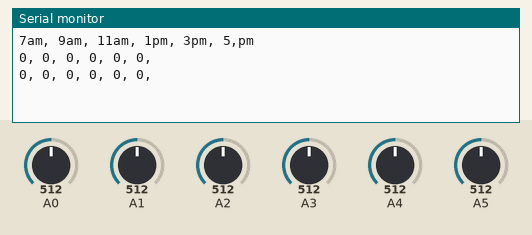
Simulated run of this sketch. Board: Arduino Uno, built with avr-gcc and run on an emulated ATmega328P. Shown: the last lines printed to the serial monitor. The test bench sets the inputs (shaded band); at power-on: A0 = 512, A1 = 512, A2 = 512, A3 = 512, A4 = 512, A5 = 512.

Above: at 1.8 s.
1.9 s: A0 set to 260
At 2.8 s:
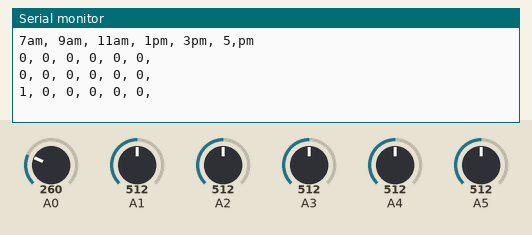
3.4 s: A1 set to 260
At 4.7 s:
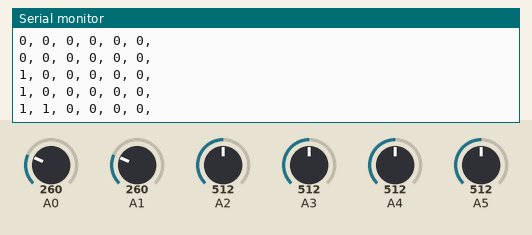
4.9 s: A2 set to 260
At 5.5 s:
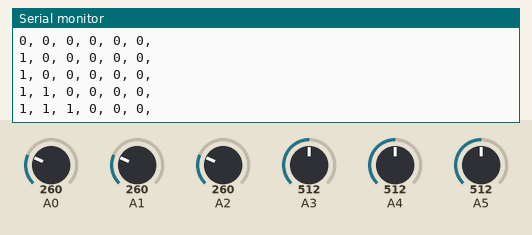
6.4 s: A3 set to 260
At 7.7 s:
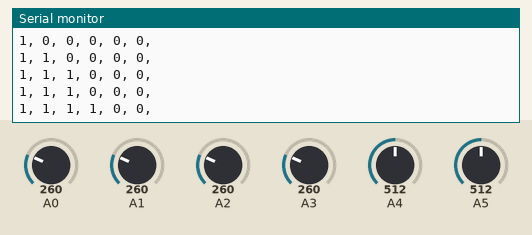
7.9 s: A4 set to 260
At 8.8 s:
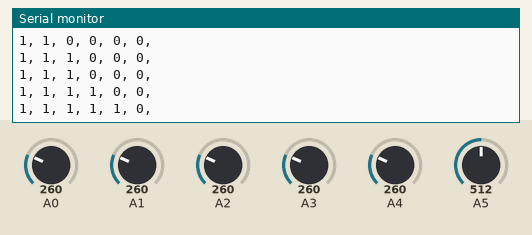
9.4 s: A5 set to 260
At 10.8 s:
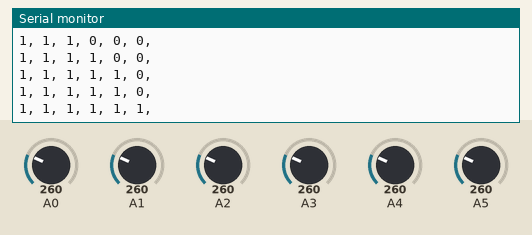

Measured:
- after the input at 1.9 s, the serial monitor: prints a new line after 0.10 s (image 1)
- after the input at 3.4 s, the serial monitor: prints a new line after 0.61 s (image 2)
- after the input at 4.9 s, the serial monitor: prints a new line after 0.11 s (image 3)
- after the input at 6.4 s, the serial monitor: prints a new line after 0.61 s (image 4)
- after the input at 7.9 s, the serial monitor: prints a new line after 0.11 s (image 5)
- after the input at 9.4 s, the serial monitor: prints a new line after 0.61 s (image 6)

The sketch:

sundial_array_version.ino
```cpp
int brightness[] = {0,0,0,0,0,0};

void setup() {
  // put your setup code here, to run once:
Serial.begin(9600);
Serial.println("7am, 9am, 11am, 1pm, 3pm, 5,pm");
}

void loop() {
  // put your main code here, to run repeatedly:

for (int i=0; i<6; i++){
brightness[i]=analogRead(i);
}

 for (int i=0; i <6; i++){
      if ( brightness[i] < 270)
     {
      brightness[i] = 1;
     }
     else
     {
      brightness[i] = 0;
     }
 }


  for (int i=0; i <6 ; i++){
      Serial.print(brightness[i]);
      Serial.print(", ");
 }
Serial.println(" ");
delay(1000);


}
```
